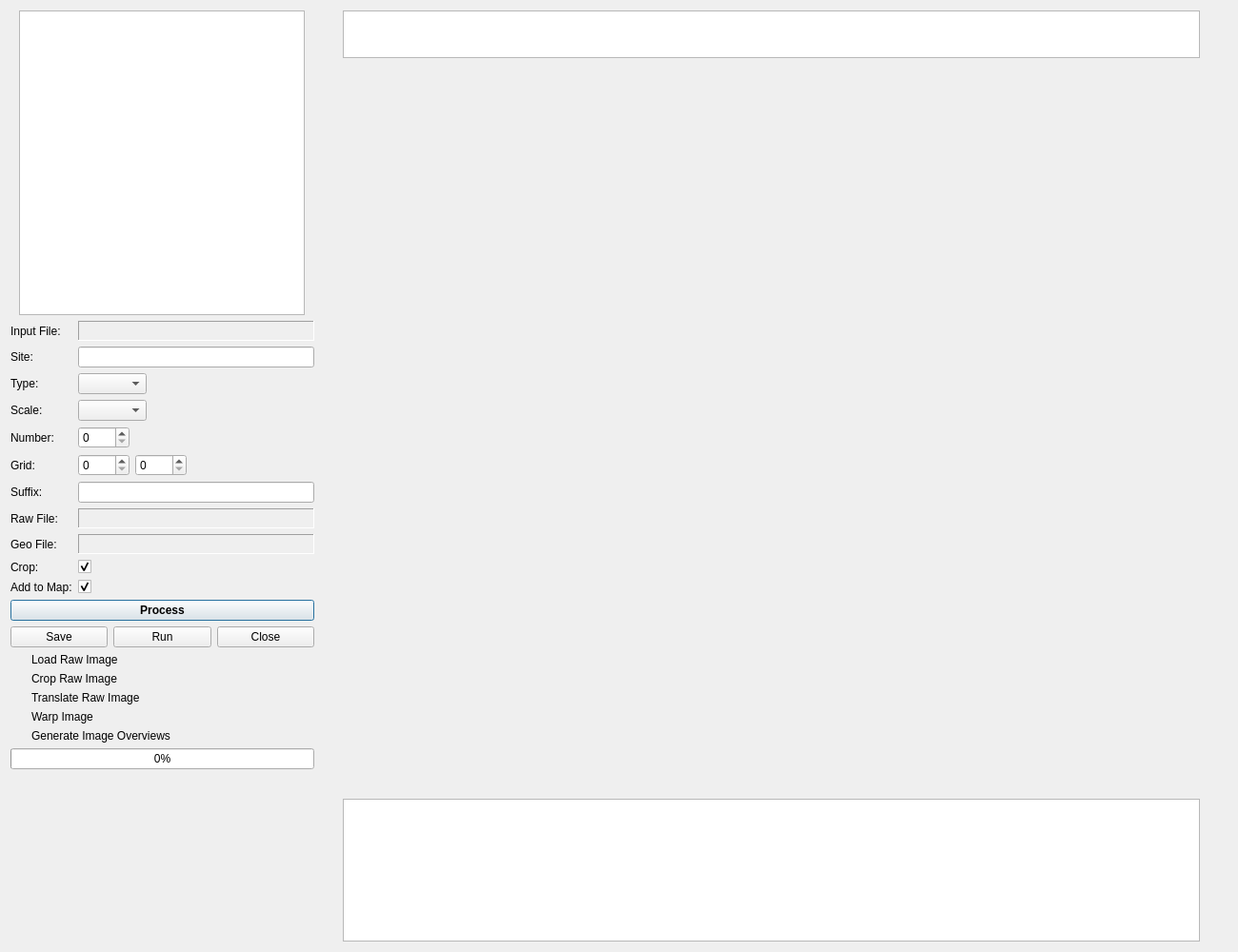
<?xml version="1.0" encoding="UTF-8"?>
<ui version="4.0">
 <class>GeorefDialogBase</class>
 <widget class="QDialog" name="GeorefDialogBase">
  <property name="geometry">
   <rect>
    <x>0</x>
    <y>0</y>
    <width>1300</width>
    <height>1000</height>
   </rect>
  </property>
  <property name="sizePolicy">
   <sizepolicy hsizetype="Preferred" vsizetype="Maximum">
    <horstretch>0</horstretch>
    <verstretch>0</verstretch>
   </sizepolicy>
  </property>
  <property name="minimumSize">
   <size>
    <width>1300</width>
    <height>1000</height>
   </size>
  </property>
  <property name="maximumSize">
   <size>
    <width>1300</width>
    <height>1000</height>
   </size>
  </property>
  <property name="windowTitle">
   <string>Grid Georeferencer</string>
  </property>
  <layout class="QVBoxLayout" name="verticalLayout">
   <item>
    <widget class="QSplitter" name="splitter">
     <property name="enabled">
      <bool>true</bool>
     </property>
     <property name="orientation">
      <enum>Qt::Horizontal</enum>
     </property>
     <property name="handleWidth">
      <number>1</number>
     </property>
     <property name="childrenCollapsible">
      <bool>false</bool>
     </property>
     <widget class="QWidget" name="layoutWidget">
      <layout class="QVBoxLayout" name="verticalLayout_4">
       <item alignment="Qt::AlignHCenter|Qt::AlignTop">
        <widget class="OverviewGraphicsView" name="planView">
         <property name="minimumSize">
          <size>
           <width>300</width>
           <height>320</height>
          </size>
         </property>
         <property name="maximumSize">
          <size>
           <width>300</width>
           <height>320</height>
          </size>
         </property>
         <property name="verticalScrollBarPolicy">
          <enum>Qt::ScrollBarAlwaysOff</enum>
         </property>
         <property name="horizontalScrollBarPolicy">
          <enum>Qt::ScrollBarAlwaysOff</enum>
         </property>
         <property name="alignment">
          <set>Qt::AlignHCenter|Qt::AlignTop</set>
         </property>
         <property name="dragMode">
          <enum>QGraphicsView::ScrollHandDrag</enum>
         </property>
         <property name="transformationAnchor">
          <enum>QGraphicsView::NoAnchor</enum>
         </property>
        </widget>
       </item>
       <item>
        <layout class="QFormLayout" name="formLayout">
         <property name="fieldGrowthPolicy">
          <enum>QFormLayout::ExpandingFieldsGrow</enum>
         </property>
         <item row="1" column="0">
          <widget class="QLabel" name="inputFileLabel">
           <property name="text">
            <string>Input File:</string>
           </property>
          </widget>
         </item>
         <item row="2" column="0">
          <widget class="QLabel" name="siteLabel">
           <property name="text">
            <string>Site:</string>
           </property>
           <property name="buddy">
            <cstring>siteEdit</cstring>
           </property>
          </widget>
         </item>
         <item row="2" column="1">
          <widget class="QLineEdit" name="siteEdit">
           <property name="readOnly">
            <bool>false</bool>
           </property>
          </widget>
         </item>
         <item row="3" column="0">
          <widget class="QLabel" name="typeLabel">
           <property name="text">
            <string>Type:</string>
           </property>
           <property name="buddy">
            <cstring>typeCombo</cstring>
           </property>
          </widget>
         </item>
         <item row="3" column="1">
          <widget class="QComboBox" name="typeCombo">
           <property name="editable">
            <bool>false</bool>
           </property>
          </widget>
         </item>
         <item row="5" column="0">
          <widget class="QLabel" name="contextLabel">
           <property name="text">
            <string>Number:</string>
           </property>
           <property name="buddy">
            <cstring>numberSpin</cstring>
           </property>
          </widget>
         </item>
         <item row="5" column="1">
          <layout class="QHBoxLayout" name="horizontalLayout_4">
           <item>
            <widget class="QSpinBox" name="numberSpin">
             <property name="toolTip">
              <string>Context Number</string>
             </property>
             <property name="readOnly">
              <bool>false</bool>
             </property>
             <property name="maximum">
              <number>9999</number>
             </property>
            </widget>
           </item>
           <item>
            <spacer name="horizontalSpacer_5">
             <property name="orientation">
              <enum>Qt::Horizontal</enum>
             </property>
             <property name="sizeHint" stdset="0">
              <size>
               <width>40</width>
               <height>20</height>
              </size>
             </property>
            </spacer>
           </item>
          </layout>
         </item>
         <item row="6" column="0">
          <widget class="QLabel" name="gridLabel">
           <property name="text">
            <string>Grid:</string>
           </property>
           <property name="buddy">
            <cstring>eastSpin</cstring>
           </property>
          </widget>
         </item>
         <item row="6" column="1">
          <layout class="QHBoxLayout" name="horizontalLayout_6">
           <item>
            <widget class="QSpinBox" name="eastSpin">
             <property name="readOnly">
              <bool>false</bool>
             </property>
             <property name="maximum">
              <number>9999</number>
             </property>
             <property name="singleStep">
              <number>5</number>
             </property>
            </widget>
           </item>
           <item>
            <widget class="QSpinBox" name="northSpin">
             <property name="readOnly">
              <bool>false</bool>
             </property>
             <property name="maximum">
              <number>9999</number>
             </property>
             <property name="singleStep">
              <number>5</number>
             </property>
            </widget>
           </item>
           <item>
            <spacer name="horizontalSpacer_6">
             <property name="orientation">
              <enum>Qt::Horizontal</enum>
             </property>
             <property name="sizeHint" stdset="0">
              <size>
               <width>40</width>
               <height>20</height>
              </size>
             </property>
            </spacer>
           </item>
          </layout>
         </item>
         <item row="7" column="0">
          <widget class="QLabel" name="suffixLabel">
           <property name="text">
            <string>Suffix:</string>
           </property>
           <property name="buddy">
            <cstring>suffixEdit</cstring>
           </property>
          </widget>
         </item>
         <item row="7" column="1">
          <widget class="QLineEdit" name="suffixEdit">
           <property name="maxLength">
            <number>1</number>
           </property>
          </widget>
         </item>
         <item row="4" column="0">
          <widget class="QLabel" name="scaleLabel">
           <property name="text">
            <string>Scale:</string>
           </property>
           <property name="buddy">
            <cstring>scaleCombo</cstring>
           </property>
          </widget>
         </item>
         <item row="4" column="1">
          <widget class="QComboBox" name="scaleCombo"/>
         </item>
         <item row="11" column="1">
          <widget class="QCheckBox" name="addToMapCheck">
           <property name="text">
            <string/>
           </property>
           <property name="checked">
            <bool>true</bool>
           </property>
          </widget>
         </item>
         <item row="10" column="1">
          <widget class="QCheckBox" name="cropCheck">
           <property name="text">
            <string/>
           </property>
           <property name="checked">
            <bool>true</bool>
           </property>
          </widget>
         </item>
         <item row="10" column="0">
          <widget class="QLabel" name="cropLabel">
           <property name="text">
            <string>Crop:</string>
           </property>
          </widget>
         </item>
         <item row="11" column="0">
          <widget class="QLabel" name="addToMapLabel">
           <property name="text">
            <string>Add to Map:</string>
           </property>
          </widget>
         </item>
         <item row="8" column="0">
          <widget class="QLabel" name="rawFileLabel">
           <property name="text">
            <string>Raw File:</string>
           </property>
          </widget>
         </item>
         <item row="9" column="0">
          <widget class="QLabel" name="geoFileLabel">
           <property name="text">
            <string>Geo File:</string>
           </property>
          </widget>
         </item>
         <item row="1" column="1">
          <widget class="QLabel" name="inputFileNameLabel">
           <property name="sizePolicy">
            <sizepolicy hsizetype="MinimumExpanding" vsizetype="Preferred">
             <horstretch>0</horstretch>
             <verstretch>0</verstretch>
            </sizepolicy>
           </property>
           <property name="minimumSize">
            <size>
             <width>0</width>
             <height>21</height>
            </size>
           </property>
           <property name="frameShape">
            <enum>QFrame::Panel</enum>
           </property>
           <property name="frameShadow">
            <enum>QFrame::Sunken</enum>
           </property>
           <property name="text">
            <string/>
           </property>
          </widget>
         </item>
         <item row="8" column="1">
          <widget class="QLabel" name="rawFileNameLabel">
           <property name="sizePolicy">
            <sizepolicy hsizetype="MinimumExpanding" vsizetype="Preferred">
             <horstretch>0</horstretch>
             <verstretch>0</verstretch>
            </sizepolicy>
           </property>
           <property name="minimumSize">
            <size>
             <width>0</width>
             <height>21</height>
            </size>
           </property>
           <property name="frameShape">
            <enum>QFrame::Panel</enum>
           </property>
           <property name="frameShadow">
            <enum>QFrame::Sunken</enum>
           </property>
           <property name="text">
            <string/>
           </property>
          </widget>
         </item>
         <item row="9" column="1">
          <widget class="QLabel" name="geoFileNameLabel">
           <property name="sizePolicy">
            <sizepolicy hsizetype="MinimumExpanding" vsizetype="Preferred">
             <horstretch>0</horstretch>
             <verstretch>0</verstretch>
            </sizepolicy>
           </property>
           <property name="minimumSize">
            <size>
             <width>0</width>
             <height>21</height>
            </size>
           </property>
           <property name="frameShape">
            <enum>QFrame::Panel</enum>
           </property>
           <property name="frameShadow">
            <enum>QFrame::Sunken</enum>
           </property>
           <property name="text">
            <string/>
           </property>
          </widget>
         </item>
        </layout>
       </item>
       <item>
        <layout class="QGridLayout" name="gridLayout_2">
         <item row="0" column="0" colspan="3">
          <widget class="QPushButton" name="processButton">
           <property name="font">
            <font>
             <weight>75</weight>
             <bold>true</bold>
            </font>
           </property>
           <property name="text">
            <string>Process</string>
           </property>
           <property name="default">
            <bool>true</bool>
           </property>
          </widget>
         </item>
         <item row="1" column="0">
          <widget class="QPushButton" name="saveButton">
           <property name="text">
            <string>Save</string>
           </property>
          </widget>
         </item>
         <item row="1" column="2">
          <widget class="QPushButton" name="closeButton">
           <property name="text">
            <string>Close</string>
           </property>
          </widget>
         </item>
         <item row="1" column="1">
          <widget class="QPushButton" name="runButton">
           <property name="text">
            <string>Run</string>
           </property>
          </widget>
         </item>
        </layout>
       </item>
       <item>
        <layout class="QGridLayout" name="gridLayout_3">
         <item row="3" column="1">
          <widget class="QLabel" name="label_5">
           <property name="text">
            <string>Warp Image</string>
           </property>
          </widget>
         </item>
         <item row="2" column="0">
          <widget class="QLabel" name="translateStatusLabel">
           <property name="maximumSize">
            <size>
             <width>16</width>
             <height>16</height>
            </size>
           </property>
           <property name="baseSize">
            <size>
             <width>16</width>
             <height>16</height>
            </size>
           </property>
           <property name="text">
            <string/>
           </property>
           <property name="pixmap">
            <pixmap resource="resources.qrc">:/plugins/ark/georef/unknown.png</pixmap>
           </property>
          </widget>
         </item>
         <item row="1" column="0">
          <widget class="QLabel" name="cropStatusLabel">
           <property name="maximumSize">
            <size>
             <width>16</width>
             <height>16</height>
            </size>
           </property>
           <property name="baseSize">
            <size>
             <width>16</width>
             <height>16</height>
            </size>
           </property>
           <property name="text">
            <string/>
           </property>
           <property name="pixmap">
            <pixmap resource="resources.qrc">:/plugins/ark/georef/unknown.png</pixmap>
           </property>
          </widget>
         </item>
         <item row="3" column="0">
          <widget class="QLabel" name="warpStatusLabel">
           <property name="maximumSize">
            <size>
             <width>16</width>
             <height>16</height>
            </size>
           </property>
           <property name="baseSize">
            <size>
             <width>16</width>
             <height>16</height>
            </size>
           </property>
           <property name="text">
            <string/>
           </property>
           <property name="pixmap">
            <pixmap resource="resources.qrc">:/plugins/ark/georef/unknown.png</pixmap>
           </property>
          </widget>
         </item>
         <item row="1" column="1">
          <widget class="QLabel" name="label_2">
           <property name="text">
            <string>Crop Raw Image</string>
           </property>
          </widget>
         </item>
         <item row="2" column="1">
          <widget class="QLabel" name="label_4">
           <property name="text">
            <string>Translate Raw Image</string>
           </property>
          </widget>
         </item>
         <item row="0" column="0">
          <widget class="QLabel" name="loadStatusLabel">
           <property name="maximumSize">
            <size>
             <width>16</width>
             <height>16</height>
            </size>
           </property>
           <property name="baseSize">
            <size>
             <width>16</width>
             <height>16</height>
            </size>
           </property>
           <property name="text">
            <string/>
           </property>
           <property name="pixmap">
            <pixmap resource="resources.qrc">:/plugins/ark/georef/unknown.png</pixmap>
           </property>
          </widget>
         </item>
         <item row="0" column="1">
          <widget class="QLabel" name="label_3">
           <property name="text">
            <string>Load Raw Image</string>
           </property>
          </widget>
         </item>
         <item row="4" column="1">
          <widget class="QLabel" name="label_6">
           <property name="text">
            <string>Generate Image Overviews</string>
           </property>
          </widget>
         </item>
         <item row="4" column="0">
          <widget class="QLabel" name="overviewStatusLabel">
           <property name="maximumSize">
            <size>
             <width>16</width>
             <height>16</height>
            </size>
           </property>
           <property name="baseSize">
            <size>
             <width>16</width>
             <height>16</height>
            </size>
           </property>
           <property name="text">
            <string/>
           </property>
           <property name="pixmap">
            <pixmap resource="resources.qrc">:/plugins/ark/georef/unknown.png</pixmap>
           </property>
          </widget>
         </item>
        </layout>
       </item>
       <item>
        <widget class="QProgressBar" name="progressBar">
         <property name="value">
          <number>0</number>
         </property>
        </widget>
       </item>
       <item>
        <spacer name="verticalSpacer">
         <property name="orientation">
          <enum>Qt::Vertical</enum>
         </property>
         <property name="sizeHint" stdset="0">
          <size>
           <width>20</width>
           <height>40</height>
          </size>
         </property>
        </spacer>
       </item>
       <item>
        <widget class="QStatusBar" name="statusBar">
         <property name="sizePolicy">
          <sizepolicy hsizetype="Preferred" vsizetype="Minimum">
           <horstretch>0</horstretch>
           <verstretch>0</verstretch>
          </sizepolicy>
         </property>
         <property name="sizeGripEnabled">
          <bool>false</bool>
         </property>
        </widget>
       </item>
      </layout>
     </widget>
     <widget class="QWidget" name="layoutWidget">
      <layout class="QGridLayout" name="gridLayout">
       <item row="0" column="0" colspan="2" alignment="Qt::AlignHCenter|Qt::AlignTop">
        <widget class="FixedGraphicsView" name="headerView">
         <property name="minimumSize">
          <size>
           <width>900</width>
           <height>50</height>
          </size>
         </property>
         <property name="maximumSize">
          <size>
           <width>16777215</width>
           <height>50</height>
          </size>
         </property>
         <property name="acceptDrops">
          <bool>false</bool>
         </property>
         <property name="verticalScrollBarPolicy">
          <enum>Qt::ScrollBarAlwaysOff</enum>
         </property>
         <property name="horizontalScrollBarPolicy">
          <enum>Qt::ScrollBarAlwaysOff</enum>
         </property>
         <property name="interactive">
          <bool>false</bool>
         </property>
         <property name="alignment">
          <set>Qt::AlignHCenter|Qt::AlignTop</set>
         </property>
         <property name="transformationAnchor">
          <enum>QGraphicsView::NoAnchor</enum>
         </property>
        </widget>
       </item>
       <item row="1" column="0">
        <widget class="GcpWidget" name="gcpWidget1" native="true"/>
       </item>
       <item row="1" column="1">
        <widget class="GcpWidget" name="gcpWidget4" native="true"/>
       </item>
       <item row="2" column="0">
        <widget class="GcpWidget" name="gcpWidget2" native="true"/>
       </item>
       <item row="2" column="1">
        <widget class="GcpWidget" name="gcpWidget3" native="true"/>
       </item>
       <item row="3" column="0" colspan="2" alignment="Qt::AlignHCenter|Qt::AlignBottom">
        <widget class="FixedGraphicsView" name="footerView">
         <property name="minimumSize">
          <size>
           <width>900</width>
           <height>150</height>
          </size>
         </property>
         <property name="maximumSize">
          <size>
           <width>16777215</width>
           <height>150</height>
          </size>
         </property>
         <property name="verticalScrollBarPolicy">
          <enum>Qt::ScrollBarAlwaysOff</enum>
         </property>
         <property name="horizontalScrollBarPolicy">
          <enum>Qt::ScrollBarAlwaysOff</enum>
         </property>
         <property name="interactive">
          <bool>false</bool>
         </property>
         <property name="alignment">
          <set>Qt::AlignBottom|Qt::AlignHCenter</set>
         </property>
         <property name="transformationAnchor">
          <enum>QGraphicsView::NoAnchor</enum>
         </property>
        </widget>
       </item>
      </layout>
     </widget>
    </widget>
   </item>
  </layout>
 </widget>
 <customwidgets>
  <customwidget>
   <class>GcpWidget</class>
   <extends>QWidget</extends>
   <header>..gcp_widget.h</header>
   <container>1</container>
  </customwidget>
  <customwidget>
   <class>FixedGraphicsView</class>
   <extends>QGraphicsView</extends>
   <header>ArkSpatial.ark.lib.gui.fixed_graphics_view.h</header>
  </customwidget>
  <customwidget>
   <class>OverviewGraphicsView</class>
   <extends>QGraphicsView</extends>
   <header>ArkSpatial.ark.lib.gui.overview_graphics_view.h</header>
  </customwidget>
 </customwidgets>
 <tabstops>
  <tabstop>planView</tabstop>
  <tabstop>siteEdit</tabstop>
  <tabstop>typeCombo</tabstop>
  <tabstop>scaleCombo</tabstop>
  <tabstop>numberSpin</tabstop>
  <tabstop>eastSpin</tabstop>
  <tabstop>northSpin</tabstop>
  <tabstop>suffixEdit</tabstop>
  <tabstop>cropCheck</tabstop>
  <tabstop>addToMapCheck</tabstop>
  <tabstop>processButton</tabstop>
  <tabstop>saveButton</tabstop>
  <tabstop>runButton</tabstop>
  <tabstop>closeButton</tabstop>
  <tabstop>headerView</tabstop>
  <tabstop>footerView</tabstop>
 </tabstops>
 <resources>
  <include location="resources.qrc"/>
 </resources>
 <connections/>
</ui>
